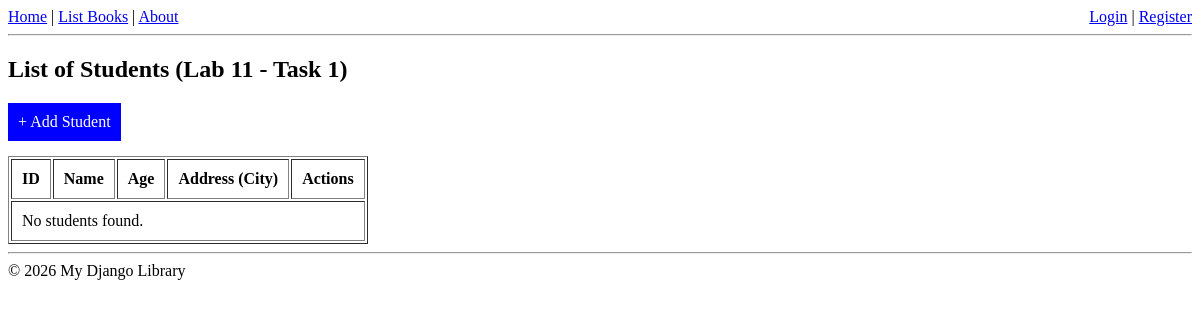
The app's page /books/lab11/task1/students, older data.
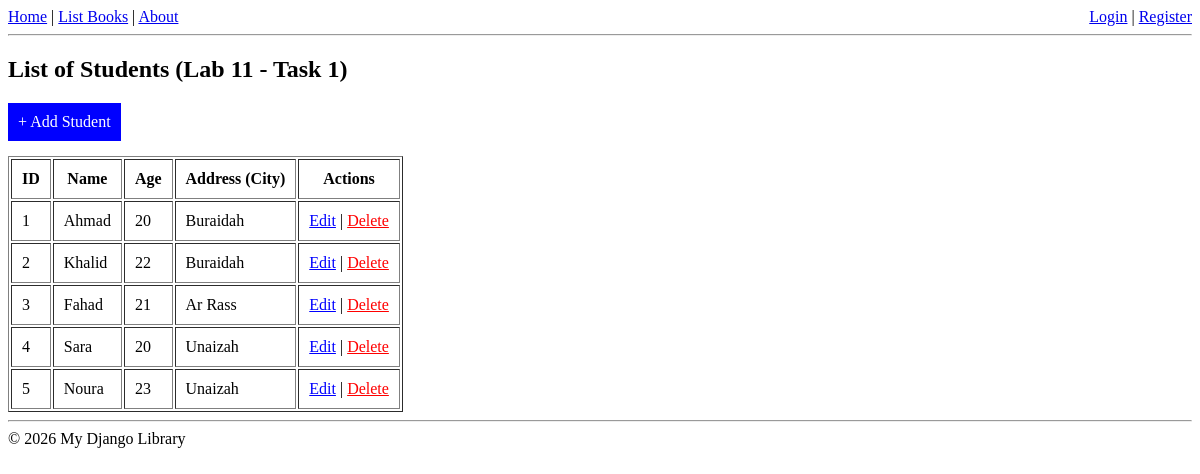
The same page, newer data.
### apps/bookmodule/models.py (models this page shows, shortened)
class Student(models.Model):
    name = models.CharField(max_length=50)
    age = models.IntegerField()
    address = models.ForeignKey(Address, on_delete=models.CASCADE)

class Address(models.Model):
    city = models.CharField(max_length=50)

### apps/bookmodule/views.py (the view)
# urls.py: path('lab11/task1/students', views.list_students, name='lab11_task1.list'),
def list_students(request):
    students = Student.objects.all()
    return render(request, 'bookmodule/lab11_task1_list.html', {'students': students})

### apps/templates/bookmodule/lab11_task1_list.html
{% extends "layouts/base.html" %}
{% block content %}
<h2>List of Students (Lab 11 - Task 1)</h2>
<a href="{% url 'lab11_task1.add' %}" style="display:inline-block; margin-bottom:15px; padding:10px; background-color:blue; color:white; text-decoration:none;">+ Add Student</a>
<table border="1" cellpadding="10">
    <tr>
        <th>ID</th>
        <th>Name</th>
        <th>Age</th>
        <th>Address (City)</th>
        <th>Actions</th>
    </tr>
    {% for student in students %}
    <tr>
        <td>{{ student.id }}</td>
        <td>{{ student.name }}</td>
        <td>{{ student.age }}</td>
        <td>{{ student.address.city }}</td>
        <td>
            <a href="{% url 'lab11_task1.edit' student.id %}" style="color:blue;">Edit</a> |
            <a href="{% url 'lab11_task1.delete' student.id %}" style="color:red;" onclick="return confirm('Delete this student?');">Delete</a>
        </td>
    </tr>
    {% empty %}
    <tr><td colspan="5">No students found.</td></tr>
    {% endfor %}
</table>
{% endblock %}

Row changes from the older to the newer data that the page shows:
added Student: id "1", name "Ahmad", age "20", address.city "Buraidah"
added Student: id "2", name "Khalid", age "22", address.city "Buraidah"
added Student: id "3", name "Fahad", age "21", address.city "Ar Rass"
added Student: id "4", name "Sara", age "20", address.city "Unaizah"
added Student: id "5", name "Noura", age "23", address.city "Unaizah"
Text that changed along with them:
text no longer shown: "No students found."
